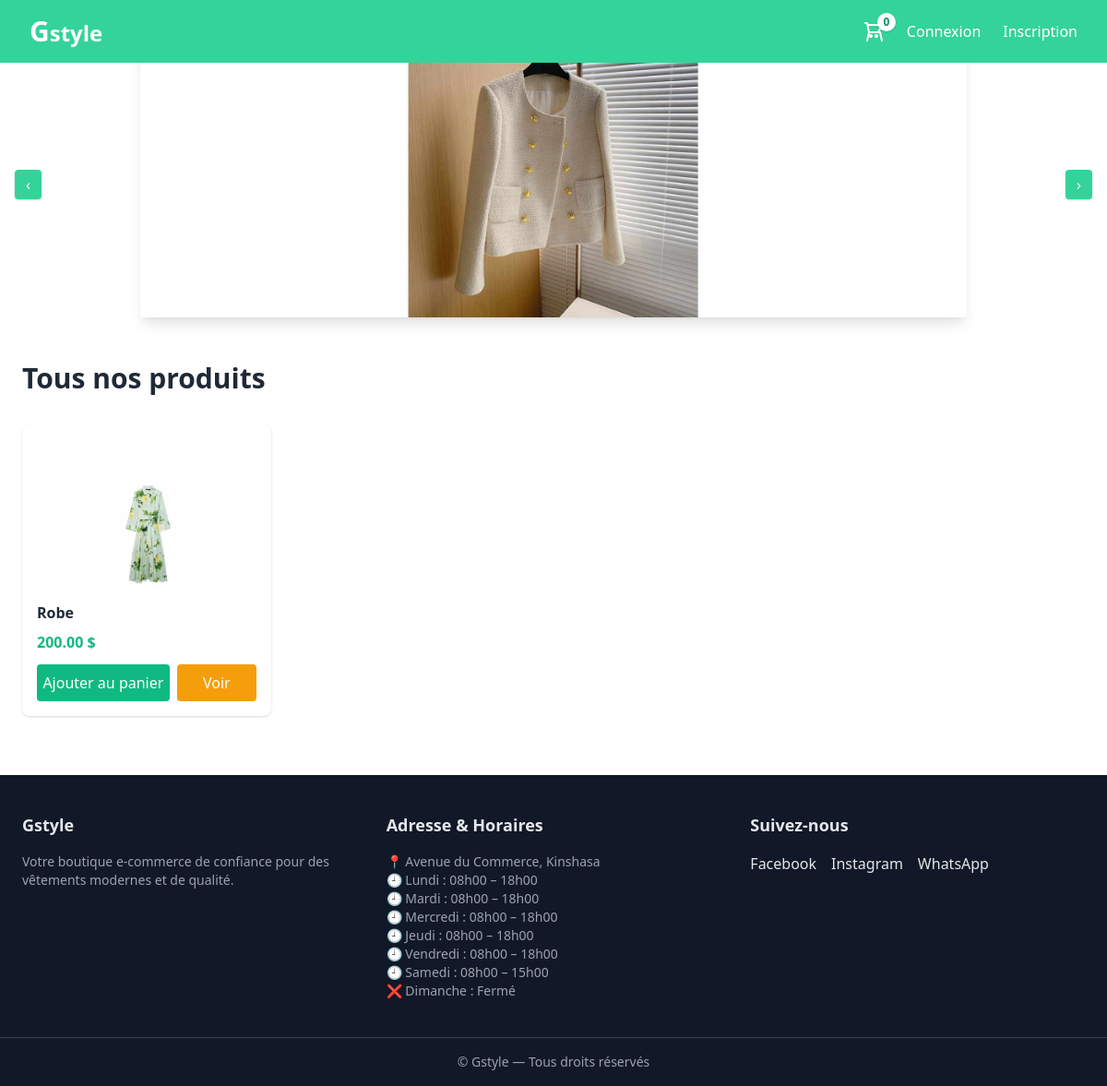
Before: /products/ with the older database file.
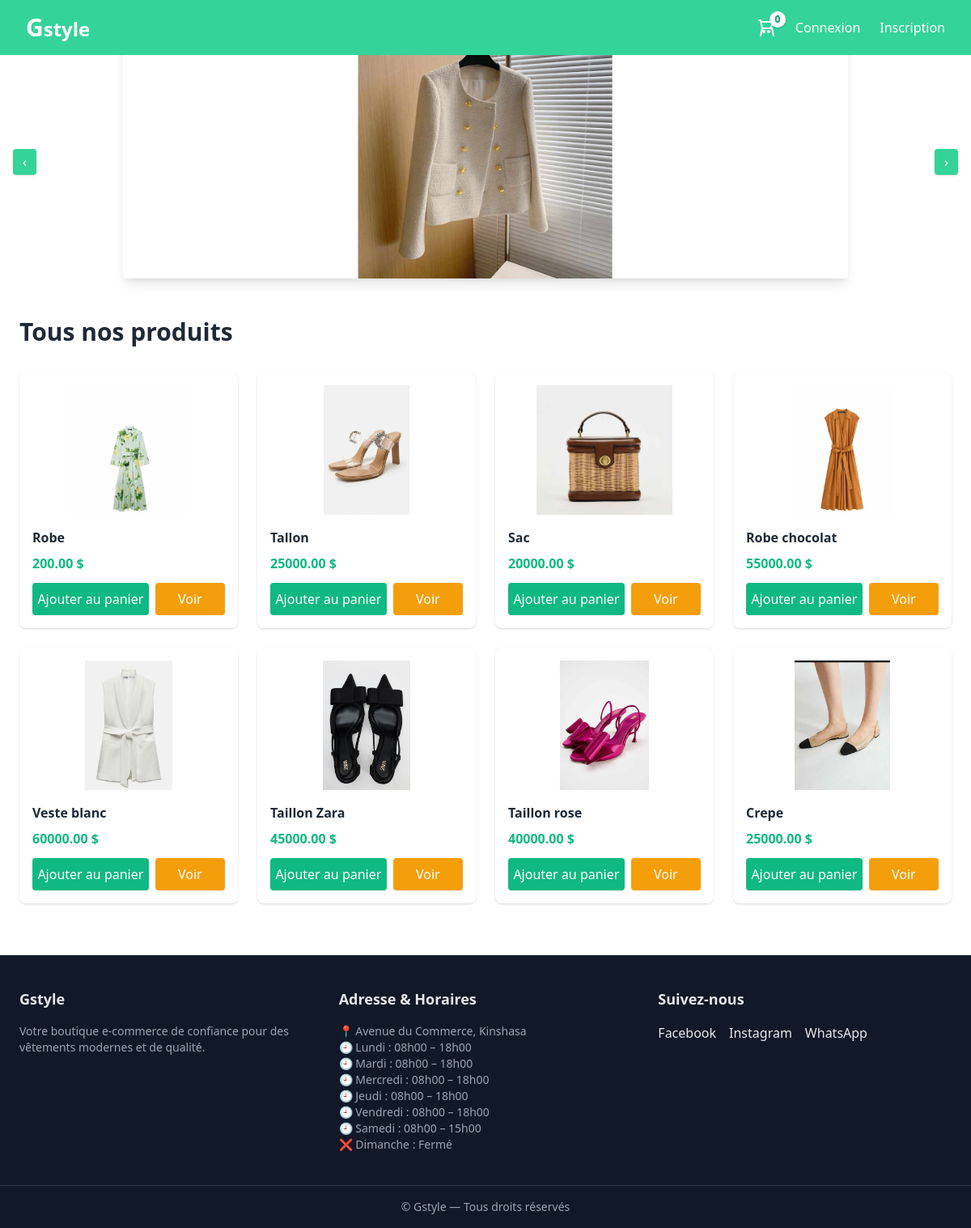
After: the same page with the newer database file.
### products/models.py (models this page shows, shortened)
class Produit(models.Model):
    nom = models.CharField(max_length=200)
    description = models.TextField()
    prix = models.DecimalField(max_digits=10, decimal_places=2)
    image = models.ImageField(upload_to='products/')
    stock = models.PositiveIntegerField(default=0)
    est_populaire = models.BooleanField(default=False)
    categorie = models.ForeignKey(Categorie, on_delete=models.SET_NULL, null=True, blank=True)

### products/views.py (the view)
# urls.py: path('', views.product_list, name='list_products'),
def product_list(request):
    produits = Produit.objects.all()
    context = {
        "produits": produits
    }
    return render(request, 'products/list_products.html', context)

### panier/context_processors.py (called while the page is built)
def panier_context(request):
    if request.user.is_authenticated:
        panier, _ = Panier.objects.get_or_create(user=request.user)
        return {'panier': panier}
    return {'panier': None}

### products/templates/products/list_products.html (shortened to what this page needs)
{% extends "base.html" %}
{% load static %}
{% block content %}
<h1 class="text-3xl font-bold text-gray-800 mb-8">
    Tous nos produits
</h1>
<div class="grid grid-cols-1 sm:grid-cols-2 md:grid-cols-4 gap-6">
        {% for prod in produits %}
        <div class="bg-white rounded-lg shadow hover:shadow-lg transition p-4">
            <img src="{{ prod.image.url }}" class="h-40 w-full object-contain" alt="{{ prod.nom }}">
            <h3 class="mt-4 font-semibold text-gray-800">{{ prod.nom }}</h3>
            <p class="text-green-500 font-bold mt-2">{{ prod.prix }} $</p>
            <div class="flex gap-2">
                <a href="{% url 'add_to_cart' prod.id %}" class="w-60 mt-3 bg-green-500 text-white text-center py-2 rounded hover:bg-green-600 transition">
                Ajouter au panier
            </a>
            <a href="{% url 'products:detail' prod.id %}" class="w-36 mt-3 bg-yellow-500 text-white text-center py-2 rounded hover:bg-yellow-600 transition">Voir</a>
            </div>
        </div>
    {% empty %}
    <p>Aucun produit disponible pour le moment.</p>
    {% endfor %}
</div>
{% endblock %}

### ecommerce/templates/base.html (shortened to what this page needs)
{% load static %}
<!DOCTYPE html>
<html lang="fr">
<head>
    <link href="https://cdn.jsdelivr.net/npm/tailwindcss@2.2.19/dist/tailwind.min.css" rel="stylesheet">
</head>
<body class="bg-white text-black overflow-x-hidden">
<nav class="fixed top-0 left-0 w-full z-50 bg-green-400 px-8 py-4 flex justify-between items-center">
    <a href="{% url 'home' %}" class="text-white text-2xl font-bold">
        <span class="text-3xl">G</span>style
    </a>
    <div class="flex items-center gap-6">
        <a href="{% url 'cart' %}" class="relative flex items-center text-white font-medium">
            <svg xmlns="http://www.w3.org/2000/svg" class="w-6 h-6" fill="none"
                viewBox="0 0 24 24" stroke="currentColor">
                <path stroke-linecap="round" stroke-linejoin="round" stroke-width="2"
                    d="M3 3h2l.4 2M7 13h10l4-8H5.4M7 13L5.4 5M7 13l-2 9m14-9l2 9m-5-5a1 1 0 11-2 0 1 1 0 012 0zm-6 0a1 1 0 11-2 0 1 1 0 012 0z" />
            </svg>
            <span
                class="absolute -top-2 -right-3
        flex items-center justify-center
        w-5 h-5
        bg-white text-green-600
        text-xs font-bold
        rounded-full
        shadow">
                {{ panier.total_items|default:0 }}
            </span>
        </a>
        {% if request.user.is_authenticated %}
            <span class="text-white">{{ request.user.username }}</span>
            <a href="{% url 'logout' %}" class="text-white hover:text-gray-500">Déconnexion</a>
        {% else %}
            <a href="{% url 'login' %}" class="text-white hover:underline">Connexion</a>
            <a href="{% url 'register' %}" class="text-white hover:underline">Inscription</a>
        {% endif %}
    </div>
</nav>
<div
    x-data="{
        current: 0,
        images: [
            '{% static "images/prod1.jpg" %}',
            '{% static "images/prod2.jpg" %}',
            '{% static "images/prod3.jpg" %}'
        ]
    }"
    x-init="setInterval(() => current = (current + 1) % images.length, 3000)"
    class="relative w-full bg-white flex items-center justify-center py-6"
>
    <div class="relative w-full max-w-4xl h-80 overflow-hidden mx-auto rounded shadow-lg">
    <template x-for="(img, index) in images" :key="index">
        <img
            x-show="current === index"
            x-transition:enter="transition ease-out duration-700"
            x-transition:enter-start="opacity-0 scale-105"
            x-transition:enter-end="opacity-100 scale-100"
            x-transition:leave="transition ease-in duration-500"
            x-transition:leave-start="opacity-100 scale-100"
            x-transition:leave-end="opacity-0 scale-95"
            :src="img"
            class="absolute inset-0 w-full h-full object-contain bg-white"
            alt="Produit"
        >
    </template>
</div>
    <button
        @click="current = current === 0 ? images.length - 1 : current - 1"
        class="absolute left-4 top-1/2 -translate-y-1/2 bg-green-400 text-white px-3 py-1 rounded shadow">
        ‹
    </button>
    <button
        @click="current = current === images.length - 1 ? 0 : current + 1"
        class="absolute right-4 top-1/2 -translate-y-1/2 bg-green-400 text-white px-3 py-1 rounded shadow">
        ›
    </button>
</div>
<div class="p-6">
    {% block content %}{% endblock %}
</div>
<footer class="bg-gray-900 text-gray-200 mt-10">
    <div class="max-w-7xl mx-auto px-6 py-10 grid grid-cols-1 md:grid-cols-3 gap-8">
        <div>
            <h3 class="text-lg font-semibold mb-4">Gstyle</h3>
            <p class="text-sm text-gray-400">
                Votre boutique e-commerce de confiance pour des vêtements modernes
                et de qualité.
            </p>
        </div>
        <div>
            <h3 class="text-lg font-semibold mb-4">Adresse & Horaires</h3>
            <p class="text-sm text-gray-400">
                📍 Avenue du Commerce, Kinshasa<br>
                🕘 Lundi : 08h00 – 18h00<br>
                🕘 Mardi : 08h00 – 18h00<br>
                🕘 Mercredi : 08h00 – 18h00<br>
                🕘 Jeudi : 08h00 – 18h00<br>
                🕘 Vendredi : 08h00 – 18h00<br>
                🕘 Samedi : 08h00 – 15h00<br>
                ❌ Dimanche : Fermé
            </p>
        </div>
        <div>
            <h3 class="text-lg font-semibold mb-4">Suivez-nous</h3>
            <div class="flex space-x-4">
                <a href="#" class="hover:text-green-400 transition">Facebook</a>
                <a href="#" class="hover:text-green-400 transition">Instagram</a>
                <a href="#" class="hover:text-green-400 transition">WhatsApp</a>
            </div>
        </div>
    </div>
    <div class="border-t border-gray-700 text-center py-4 text-sm text-gray-400">
        © {{ now|date:"Y" }} Gstyle — Tous droits réservés
    </div>
</footer>
</body>
</html>

Changed rows visible on the page:
added Produit: image (picture), nom "Tallon", prix "25000.00"
added Produit: image (picture), nom "Sac", prix "20000.00"
added Produit: image (picture), nom "Robe chocolat", prix "55000.00"
added Produit: image (picture), nom "Veste blanc", prix "60000.00"
added Produit: image (picture), nom "Taillon Zara", prix "45000.00"
added Produit: image (picture), nom "Taillon rose", prix "40000.00"
added Produit: image (picture), nom "Crepe", prix "25000.00"
